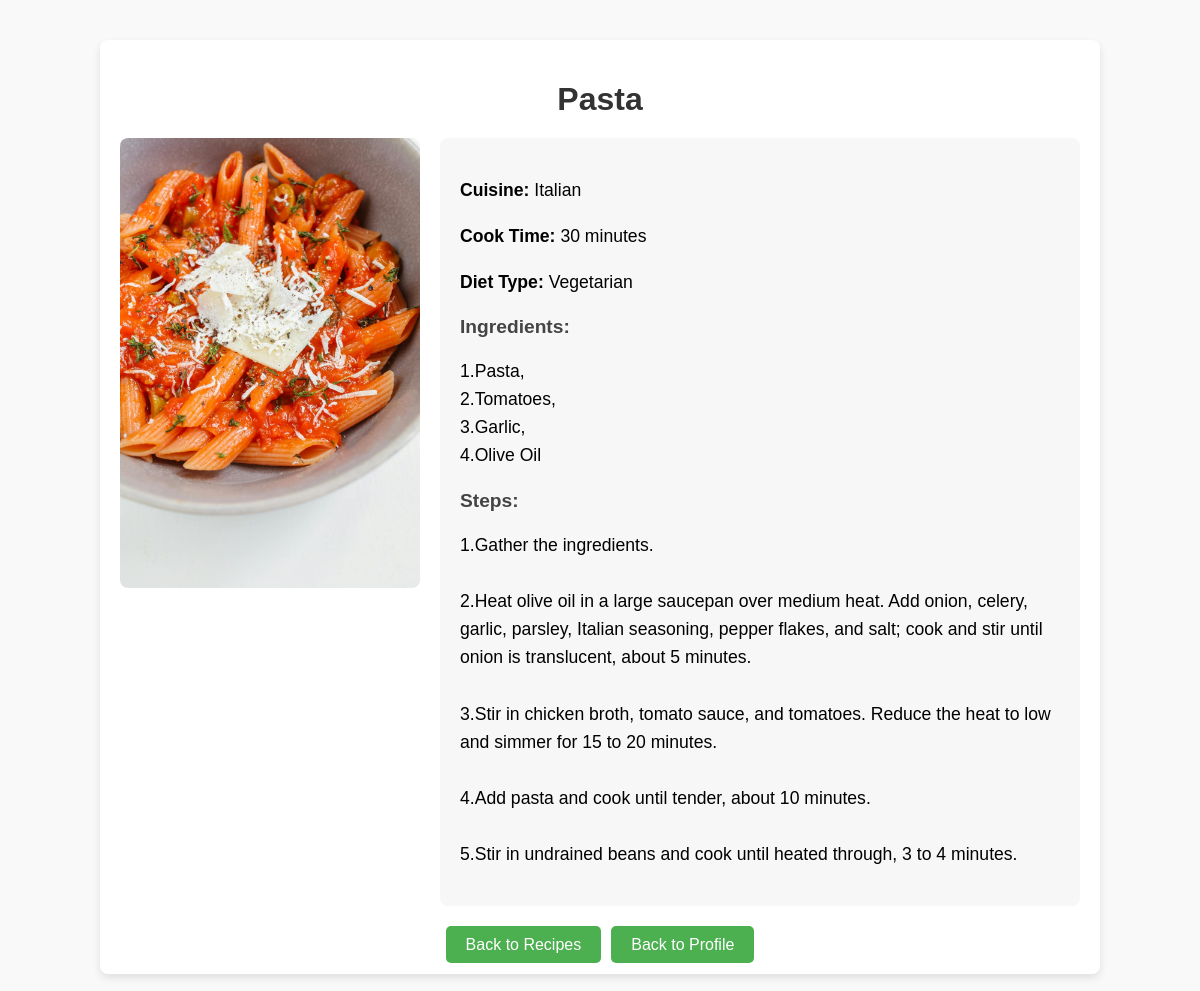
The page /recipe_details.php?id=2 on the database its author committed.
### tables this page shows
CREATE TABLE `recipes` (
  `id` int(11) NOT NULL,
  `name` varchar(100) NOT NULL,
  `ingredients` text NOT NULL,
  `steps` text NOT NULL,
  `image` varchar(255) DEFAULT NULL,
  `cuisine` varchar(50) DEFAULT NULL,
  `cook_time` int(11) DEFAULT NULL,
  `diet_type` varchar(50) DEFAULT NULL
);

### recipe_details.php (the view, shortened to what this page needs)
<?php
$conn = new mysqli("localhost", "root", "", "cookmate");
$recipe_id = $_GET['id'];
$sql = "SELECT * FROM recipes WHERE id = '$recipe_id'";
$result = $conn->query($sql);
$recipe = $result->fetch_assoc();
?>
<!DOCTYPE html>
<html lang="en">
<head>
    <link rel="stylesheet" href="css/recipe_details.css">
</head>
<body>
    <div class="recipe-details-container">
        <h1><?= htmlspecialchars($recipe['name']) ?></h1>
        <div class="recipe-details">
            <div class="recipe-image">
                <img src="<?= htmlspecialchars($recipe['image']) ?>" alt="<?= htmlspecialchars($recipe['name']) ?>"
                    class="recipe-image">
            </div>
            <div class="recipe-info">
                <p><strong>Cuisine:</strong> <?= htmlspecialchars($recipe['cuisine']) ?></p>
                <p><strong>Cook Time:</strong> <?= htmlspecialchars($recipe['cook_time']) ?> minutes</p>
                <p><strong>Diet Type:</strong> <?= htmlspecialchars($recipe['diet_type']) ?></p>
                <h3>Ingredients:</h3>
                <p><?= nl2br(htmlspecialchars($recipe['ingredients'])) ?></p>
                <h3>Steps:</h3>
                <p><?= nl2br(htmlspecialchars($recipe['steps'])) ?></p>
            </div>
        </div>
        <div class="back_buttons">
            <div class="button-container">
                <a href="recipes.php" class="back-button">Back to Recipes</a>
            </div>
            <div class="button-container">
                <a href="profile.php" class="back-button">Back to Profile</a>
            </div>
        </div>
    </div>
</body>
</html>

### css/recipe_details.css (style rules this page uses)
body { font-family: Arial, sans-serif; background-color: #f9f9f9; margin: 0; padding: 0; }
.recipe-details-container { width: 80%; margin: 40px auto; background-color: #fff; padding: 20px; border-radius: 8px; box-shadow: 0 4px 8px rgba(0, 0, 0, 0.1); }
h1 { text-align: center; color: #333; margin-bottom: 20px; }
.recipe-details { display: flex; justify-content: space-between; gap: 20px; }
.recipe-image { flex: 1; max-width: 500px; }
.recipe-image img { width: 100%; height: auto; border-radius: 8px; }
.recipe-info { flex: 2; padding: 20px; background-color: #f7f7f7; border-radius: 8px; }
.recipe-info p { font-size: 1.1em; line-height: 1.6em; }
.recipe-info h3 { margin-top: 20px; font-size: 1.2em; color: #444; }
.button-container { margin-top: 30px; text-align: center; }
.back-button { padding: 10px 20px; background-color: #4CAF50; color: white; text-decoration: none; border-radius: 5px; font-size: 16px; }
.back_buttons { display: flex; justify-content: center; align-items: center; gap: 10px; }

### rows shown on the page
recipes: name "Pasta", image (picture), cuisine "Italian", cook_time "30", diet_type "Vegetarian", ingredients "1.Pasta, 2.Tomatoes, 3.Garlic, 4.Olive Oil", steps "1.Gather the ingredients. 2.Heat olive oil in a large saucepan over medium heat. Add onion, celery, garlic, parsley, Italian seasoning, pepper flakes, and salt; cook and stir until onion is translucent, about 5 minutes. 3.Stir in chicken broth, tomato sauce, and tomatoes. Reduce the heat to low and simmer for 15 to 20 minutes. 4.Add pasta and cook until tender, about 10 minutes. 5.Stir in undrained beans and cook until heated through, 3 to 4 minutes."
